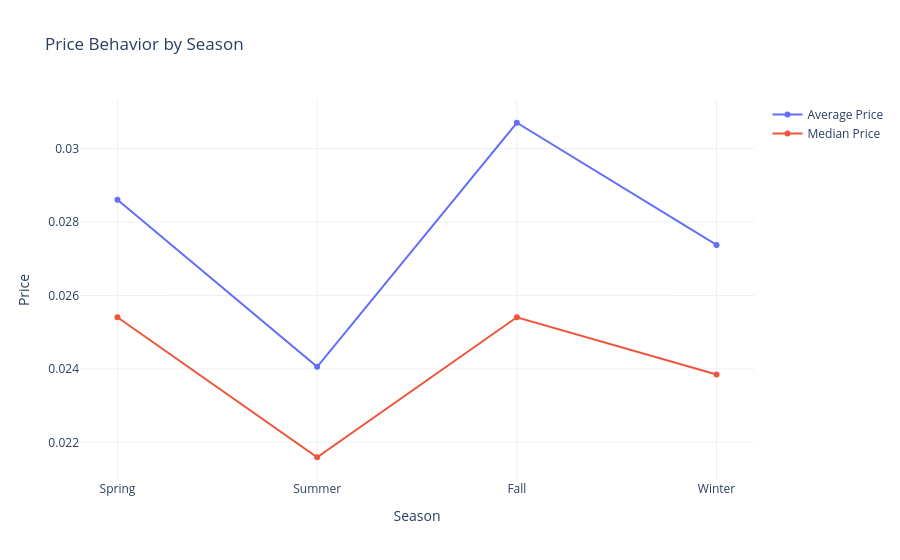

The notebook cell this image was saved under:
### Code cell
pdf = season_price.toPandas()

fig = go.Figure()

fig.add_trace(go.Scatter(
    x=pdf["season"],
    y=pdf["avg_price"],
    mode="lines+markers",
    name="Average Price"
))

fig.add_trace(go.Scatter(
    x=pdf["season"],
    y=pdf["median_price"],
    mode="lines+markers",
    name="Median Price"
))

fig.update_layout(
    title="Price Behavior by Season",
    xaxis_title="Season",
    yaxis_title="Price",
    template="plotly_white"
)

fig.show()

### Figure 1 — Plotly figure (JSON) as saved in the notebook; plotly's stock layout.template omitted (floating-point values rounded to 4 significant figures)
{"data": [{"mode": "lines+markers", "name": "Average Price", "x": ["Spring", "Summer", "Fall", "Winter"], "y": [0.0286, 0.02406, 0.0307, 0.02738], "type": "scatter"}, {"mode": "lines+markers", "name": "Median Price", "x": ["Spring", "Summer", "Fall", "Winter"], "y": [0.02541, 0.02159, 0.02541, 0.02385], "type": "scatter"}], "layout": {"title": {"text": "Price Behavior by Season"}, "xaxis": {"title": {"text": "Season"}}, "yaxis": {"title": {"text": "Price"}}}}
